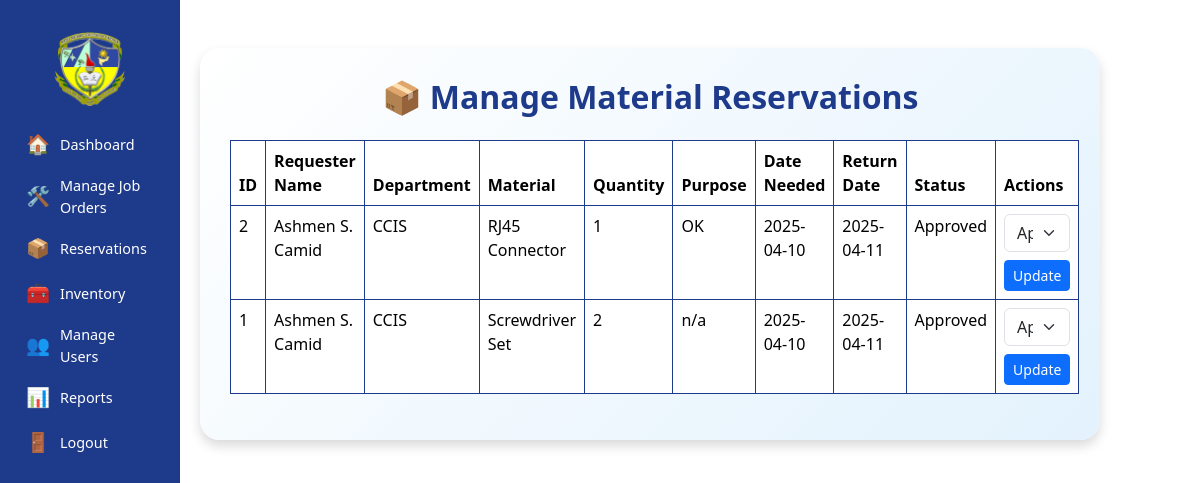
Page /pages/admin/manage_materials.php on the committed database.
### tables this page shows
CREATE TABLE `reservations` (
  `id` int(11) NOT NULL,
  `user_id` int(11) NOT NULL,
  `requester_name` varchar(255) NOT NULL,
  `department` varchar(255) NOT NULL,
  `material_name` varchar(255) NOT NULL,
  `quantity` int(11) NOT NULL,
  `purpose` text NOT NULL,
  `date_needed` date NOT NULL,
  `return_date` date NOT NULL,
  `status` enum('Pending','Approved','Rejected','Returned') DEFAULT 'Pending',
  `created_at` timestamp NOT NULL DEFAULT current_timestamp()
);

### pages/admin/manage_materials.php (the view, shortened to what this page needs)
<!DOCTYPE html>
<html lang="en">
<head>
    <link href="https://cdnjs.cloudflare.com/ajax/libs/bootstrap/5.3.2/css/bootstrap.min.css" rel="stylesheet">
</head>
<body>
    <div class="d-flex">
        <nav class="sidebar text-white p-3">
            <img src="../../assets/image/Smcc_logo.jpeg" alt="SMCC Logo" class="mb-3">
            <ul class="nav flex-column">
                <li class="nav-item">
                    <a href="dashboard.php" class="nav-link">
                        <span>🏠</span> Dashboard
                    </a>
                </li>
                <li class="nav-item">
                    <a href="manage_job_orders.php" class="nav-link">
                        <span>🛠️</span> Manage Job Orders
                    </a>
                </li>
                <li class="nav-item">
                    <a href="manage_materials.php" class="nav-link">
                        <span>📦</span> Reservations
                    </a>
                </li>
                <li class="nav-item">
                    <a href="manage_inventory.php" class="nav-link">
                        <span>🧰</span> Inventory
                    </a>
                </li>
                <li class="nav-item">
                    <a href="manage_users.php" class="nav-link">
                        <span>👥</span> Manage Users
                    </a>
                </li>
                <li class="nav-item">
                    <a href="reports.php" class="nav-link">
                        <span>📊</span> Reports
                    </a>
                </li>
                <li class="nav-item">
                    <a href="../../index.php" class="nav-link">
                        <span>🚪</span> Logout
                    </a>
                </li>
            </ul>
        </nav>
        <div class="container mt-5 table-responsive" style="max-width: 900px; background: linear-gradient(135deg, #ffffff, #e3f2fd); padding: 30px; border-radius: 20px; box-shadow: 0 6px 12px rgba(0, 0, 0, 0.15);">
            <h2 class="text-center mb-4" style="color: #1e3a8a; font-weight: bold;">📦 Manage Material Reservations</h2>
            <table class="table table-bordered table-hover" style="border: 1px solid #1e3a8a;">
                <thead style="background-color: #e3f2fd; color:  #1e3a8a;">
                    <tr>
                        <th>ID</th>
                        <th>Requester Name</th>
                        <th>Department</th>
                        <th>Material</th>
                        <th>Quantity</th>
                        <th>Purpose</th>
                        <th>Date Needed</th>
                        <th>Return Date</th>
                        <th>Status</th>
                        <th>Actions</th>
                    </tr>
                </thead>
                <tbody>
                    <?php
                    require_once '../../controller/conn.php';
                    $sql = "SELECT * FROM reservations ORDER BY created_at DESC";
                    $result = $conn->query($sql);
                    if ($result->num_rows > 0) {
                        while ($row = $result->fetch_assoc()) {
                            $status = isset($row['status']) ? $row['status'] : 'Pending';
                            echo "<tr>
                                <td>{$row['id']}</td>
                                <td>{$row['requester_name']}</td>
                                <td>{$row['department']}</td>
                                <td>{$row['material_name']}</td>
                                <td>{$row['quantity']}</td>
                                <td>{$row['purpose']}</td>
                                <td>{$row['date_needed']}</td>
                                <td>{$row['return_date']}</td>
                                <td>{$status}</td>
                                <td>
                                    <form class='update-status-form d-inline'>
                                        <input type='hidden' name='id' value='{$row['id']}'>
                                        <select name='status' class='form-select mb-2'>
                                            <option value='Pending' " . ($status === 'Pending' ? 'selected' : '') . ">Pending</option>
                                            <option value='Approved' " . ($status === 'Approved' ? 'selected' : '') . ">Approved</option>
                                            <option value='Rejected' " . ($status === 'Rejected' ? 'selected' : '') . ">Rejected</option>
                                            <option value='Returned' " . ($status === 'Returned' ? 'selected' : '') . ">Returned</option>
                                        </select>
                                        <button type='button' class='btn btn-primary btn-sm update-status-btn'>Update</button>
                                    </form>
                                </td>
                            </tr>";
                        }
                    } else {
                        echo "<tr><td colspan='10' class='text-center'>No reservations found.</td></tr>";
                    }
                    ?>
                </tbody>
            </table>
        </div>
    </div>
</body>
</html>

### pages/admin/manage_materials.php (style rules this page uses)
.sidebar { position: fixed; top: 0; left: 0; width: 180px; height: 100vh; background-color: #1e3a8a; text-align: left; overflow-y: auto; }
.sidebar img { width: 50%; margin: 15px auto; display: block; }
.sidebar .nav-link { display: flex; align-items: center; font-size: 0.9rem; padding: 8px 10px; color: white; text-decoration: none; }
.sidebar .nav-link span { margin-right: 10px; font-size: 1.2rem; font-style: normal; }
.container.mt-5 { margin-left: 200px; background-color: #f8f9fa; padding: 20px; border-radius: 10px; box-shadow: 0 4px 8px rgba(0, 0, 0, 0.1); }

### rows in the picture
reservations: id "2", requester_name "Ashmen S. Camid", department "CCIS", material_name "RJ45 Connector", quantity "1", purpose "OK", date_needed "2025-04-10", return_date "2025-04-11", status "Approved"
reservations: id "1", requester_name "Ashmen S. Camid", department "CCIS", material_name "Screwdriver Set", quantity "2", purpose "n/a", date_needed "2025-04-10", return_date "2025-04-11", status "Approved"
